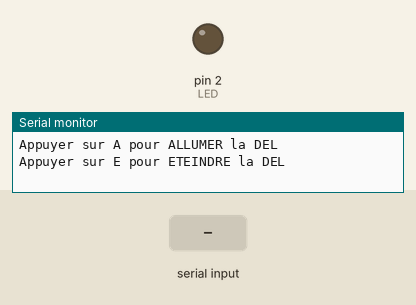
Recording of a sketch running on a simulated Arduino Uno, built with avr-gcc and run on an emulated ATmega328P. Shown: output pins drawn as LEDs (lit = HIGH), the last lines printed to the serial monitor. The inputs (shaded band) are chosen by the test bench.

Above: at 1.2 s.
1.3 s: "A" received over Serial
At 2.5 s:
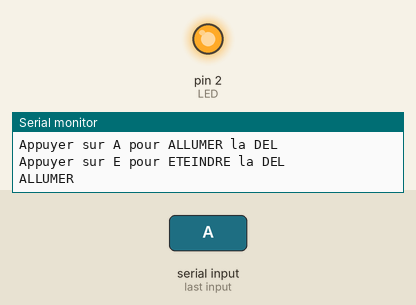
2.8 s: "E" received over Serial
At 3.7 s:
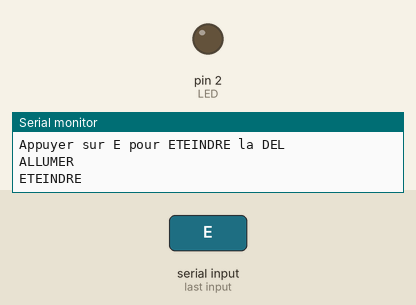
Timing chart, 0 to 5.8 s (numbered marks = the images above; inputs shaded):
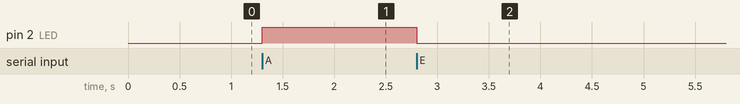

Measured:
- after the input at 1.3 s, pin 2 (LED): LOW → HIGH at once
- after the input at 2.8 s, pin 2 (LED): HIGH → LOW at once

The sketch:

TelecommandeLed.ino
```cpp
/*

Grove LED : http://www.seeedstudio.com/wiki/Grove_-_LED

*/

#define LED  2

int incomingByte = 0;

void setup() {
    pinMode(LED, OUTPUT);

    Serial.begin(38400);
    Serial.println("Appuyer sur A pour ALLUMER la DEL");
    Serial.println("Appuyer sur E pour ETEINDRE la DEL");
}

void loop() {
    if (Serial.available() > 0) {
        incomingByte = Serial.read();

        if(incomingByte == 'A'){
            digitalWrite(LED, HIGH);
            Serial.println("ALLUMER");
        }else if(incomingByte == 'E'){
            digitalWrite(LED, LOW);
            Serial.println("ETEINDRE");
        }else{
            Serial.println("Invalide !");
        }

    }
}
```
